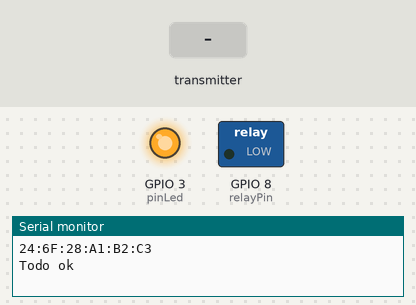
This sketch was run on a simulated ESP32-S3. On the bench: switched loads named in the sketch (green lamp = pin HIGH), output pins drawn as LEDs (lit = HIGH), the last lines printed to the serial monitor. Dashed ring = blinking. The inputs (shaded band) are chosen by the test bench.

Above: at 1.2 s.
1.3 s: the transmitter starts sending emergencia = 1
At 1.7 s:
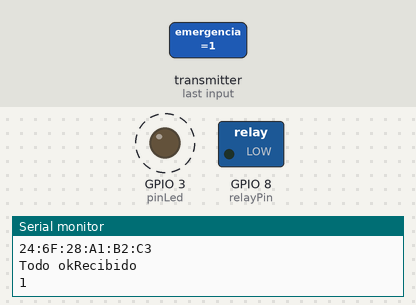
4.3 s: the transmitter starts sending emergencia = 0
At 5.2 s:
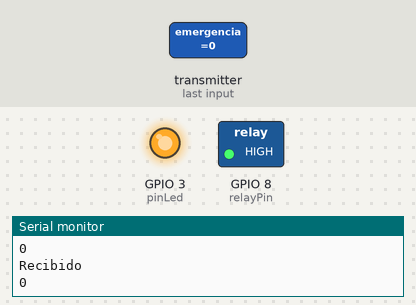
Timing chart, 0 to 7.3 s (numbered marks = the images above; inputs shaded):
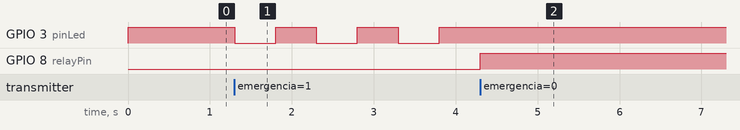

Measured:
- after the input at 1.3 s, GPIO 3 (pinLed): alternates HIGH for 0.50 s and LOW for 0.50 s, starting at once
- after the input at 4.3 s, GPIO 3 (pinLed): stops changing and stays HIGH; GPIO 8 (relayPin): LOW → HIGH at once

The sketch:

Programa_control_con_rele.ino
```cpp
/*
Programa_control_con_rele.ino

Autor: Grupo 5 mecatrónica
Año: 2023/2024

Descripción:
Sistema de seguridad para cortar la corriente a la planta mediante un relé

*/


#include "WiFi.h"
#include <esp_now.h>

//Inicializamos todas las variables y estructuras necesarias
const int relayPin = 8;
const int pinLed = 3;

typedef struct struct_message{
  bool emergencia;
}struct_message;

struct struct_message miMensaje;

static bool variable = false;

const unsigned long tiempoMaximo = 3000;
unsigned long tiempoAnterior = 0;
unsigned long lastMillis = 0;

static int contador = 0;

//Funcion para encender y apagar alternativamente el led
void cambiarColorRojo() {
  if(miMensaje.emergencia == true)
  {
    digitalWrite(pinLed, !digitalRead(pinLed));
  }
  else
  {
    digitalWrite(pinLed, LOW);
  }
}

void setup() {
  // put your setup code here, to run once:
  Serial.begin(115200);
  Serial.println(WiFi.macAddress());
  WiFi.mode(WIFI_STA);

  // Init ESP-NOW
  if (esp_now_init() != ESP_OK) {
      Serial.println("Error initializing ESP-NOW");
      return;
  }
  else
  {
      Serial.print("Todo ok");
  }

  //Bindeamos el callback e inicializamos los pines
  esp_now_register_recv_cb(OnDataRecv);
  pinMode(relayPin, OUTPUT);
  pinMode(pinLed, OUTPUT);

}


//Callback al recibir informacion, si se detecta emergencia, se apaga el relé
void OnDataRecv(const uint8_t* mac, const uint8_t* incomingData, int len){
  memcpy(&miMensaje, incomingData, sizeof(miMensaje));
  variable = miMensaje.emergencia;
  Serial.println("Recibido");
  tiempoAnterior = millis();
  if(miMensaje.emergencia == false)
  {
    digitalWrite(relayPin, HIGH);
    contador = 0;
  }
  else
  {
    digitalWrite(relayPin, LOW);
  }
  Serial.println(variable);
}


//Si pasan dos periodos sin recibir ok, se apaga la planta
void loop() {
  // put your main code here, to run repeatedly
  unsigned long tiempoActual = millis();
  if(tiempoActual - tiempoAnterior >= tiempoMaximo)
  {
    contador = contador + 1;
    tiempoAnterior = tiempoActual;
  }

  if(contador >= 2)
  {
    digitalWrite(relayPin, LOW);
    miMensaje.emergencia = true;
  }

  //Si hay emergencia, el led parpadea rojo
  if(miMensaje.emergencia == true)
  {
    if (millis() - lastMillis >= 500) {
      cambiarColorRojo();
      lastMillis = millis();  // Actualiza el tiempo del último cambio
    }
  } else{
    digitalWrite(pinLed, HIGH);
  }
}
```
